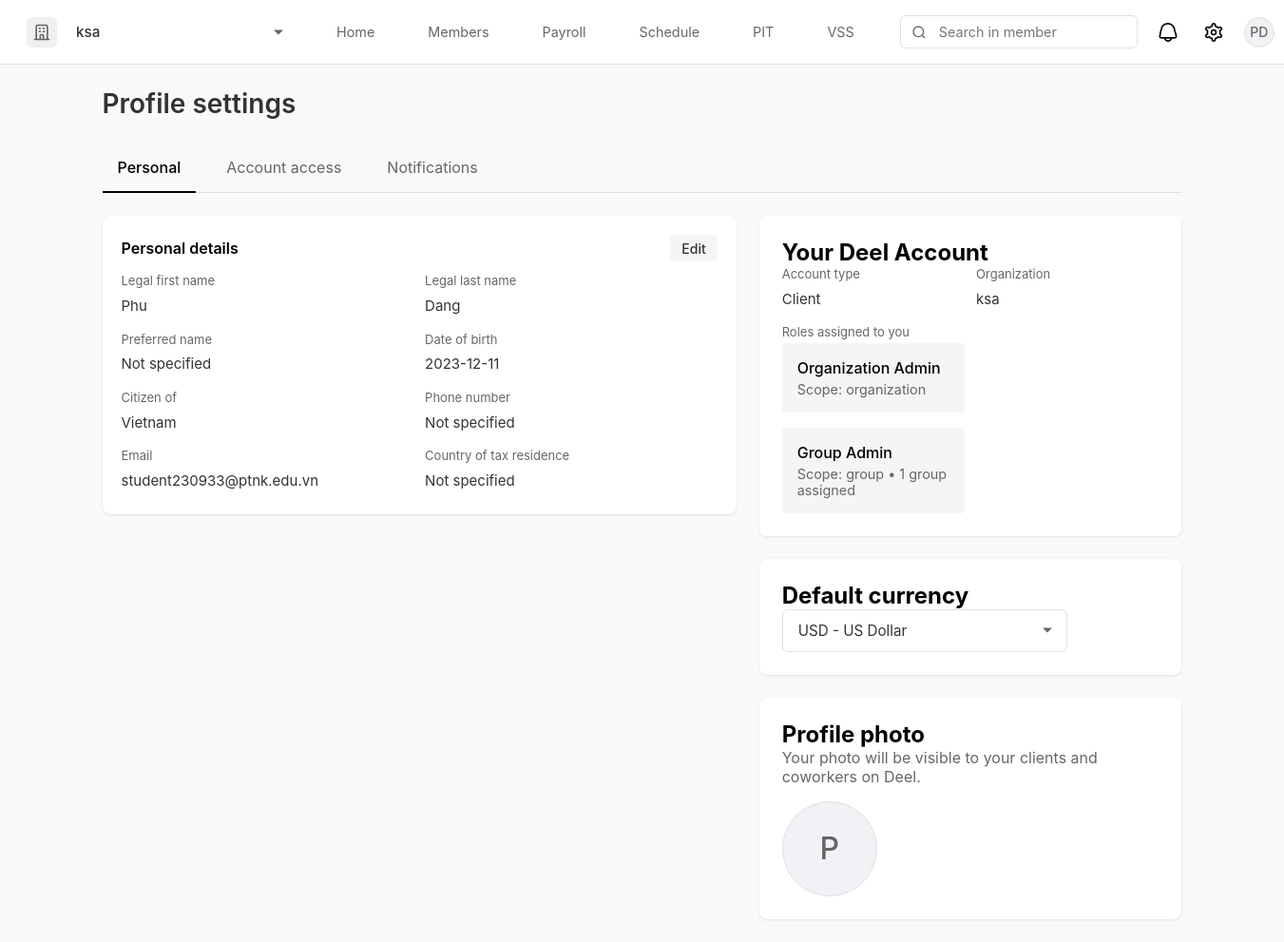
Page /profile/settings (signed in) on the earlier database version.
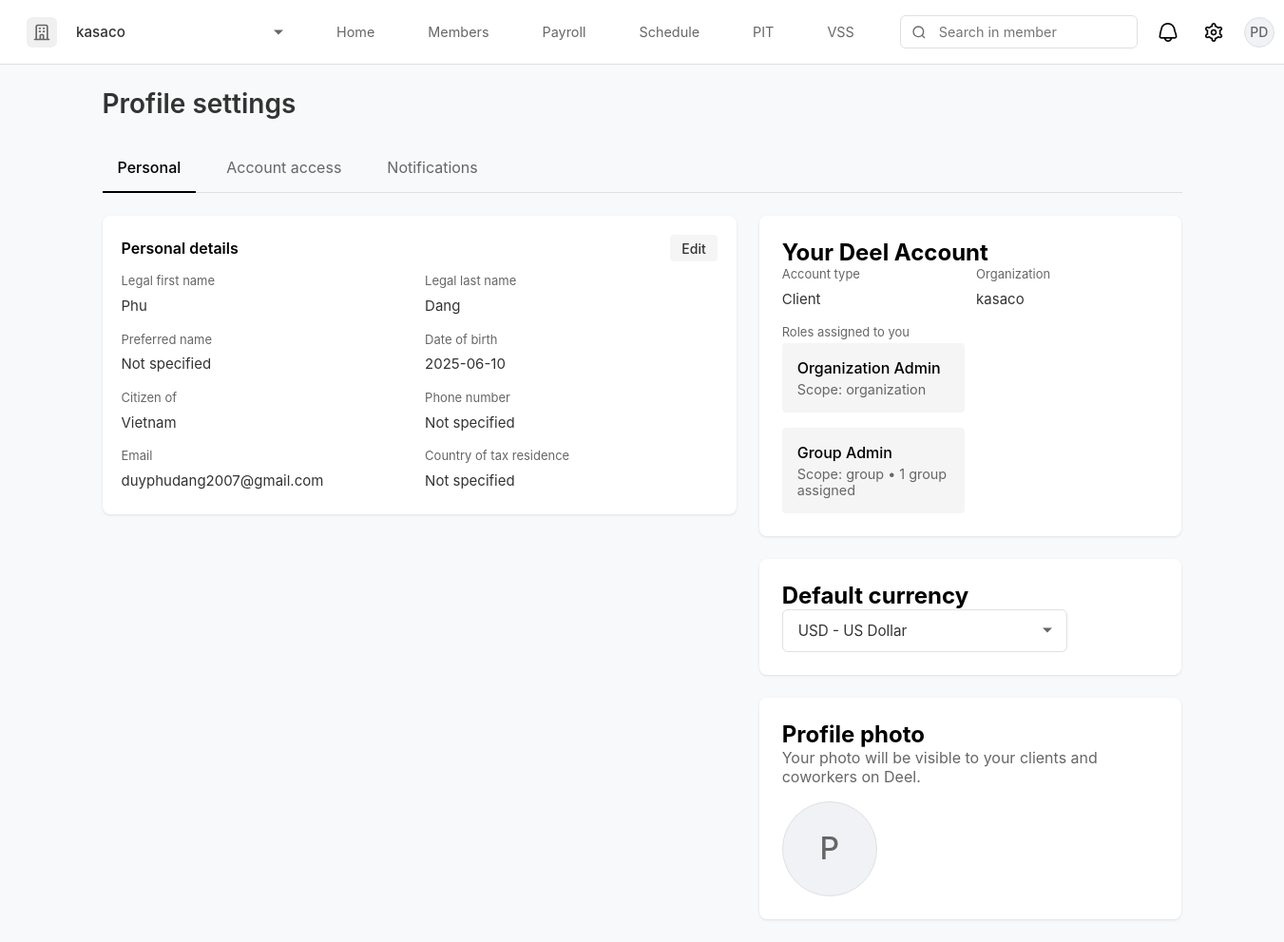
Same page on the later database version.
### app.py (models this page shows, shortened)
class Organization(db.Model):
    id = db.Column(db.Integer, primary_key=True)
    name = db.Column(db.String(120), nullable=False)
    industry = db.Column(db.String(80))
    size = db.Column(db.String(50))
    location = db.Column(db.String(120))
    logo_url = db.Column(db.String(255))
    created_at = db.Column(db.DateTime, default=datetime.utcnow)
    users = db.relationship('User', backref='org', lazy=True)

class User(db.Model):
    id = db.Column(db.Integer, primary_key=True)
    email = db.Column(db.String(120), unique=True, nullable=False)
    password = db.Column(db.String(80), nullable=False)
    first_name = db.Column(db.String(80))
    last_name = db.Column(db.String(80))
    preferred_name = db.Column(db.String(80))
    date_of_birth = db.Column(db.String(20))
    citizenship = db.Column(db.String(80))
    phone = db.Column(db.String(20))
    tax_residence = db.Column(db.String(80))
    department = db.Column(db.String(80))
    job_title = db.Column(db.String(80))
    seniority_level = db.Column(db.String(80))
    created_at = db.Column(db.DateTime, default=datetime.utcnow)
    profile_completed = db.Column(db.Boolean, default=False)
    organization_id = db.Column(db.Integer, db.ForeignKey('organization.id'))
    organization = db.relationship('Organization')
    avatar_url = db.Column(db.String(255))
    reset_token = db.Column(db.String(100), unique=True)
    reset_token_expiry = db.Column(db.DateTime)

### app.py (the view)
@app.route('/profile/settings')
def profile_settings():
    if 'user_id' not in session:
        return redirect('/login')
    user = User.query.get(session['user_id'])
    if not user:
        session.pop('user_id', None)
        return redirect('/login')
    return render_template('profile_settings.html', user=user)

### app.py (called while the page is built)
@app.context_processor
def inject_organization():
    if 'user_id' in session:
        user = User.query.get(session['user_id'])
        if user and user.organization_id:
            organization = Organization.query.get(user.organization_id)
            return {'organization': organization}
    return {'organization': None}

### templates/profile_settings.html (shortened to what this page needs)
{% extends "base.html" %}
{% block content %}
<div class="settings-container">
    <h1 class="settings-title">Profile settings</h1>
    <div class="settings-nav">
        <a href="/profile/settings" class="settings-tab active">Personal</a>
        <a href="/profile/account-access" class="settings-tab">Account access</a>
        <a href="#" class="settings-tab">Notifications</a>
    </div>
    <div class="settings-content">
        <div class="left-column">
            <div class="section-header">
                <h2>Personal details</h2>
                <button class="edit-button" onclick="window.location.href='/profile/edit-personal-details'">Edit</button>
            </div>
            <div class="details-grid">
                <div class="detail-item">
                    <label>Legal first name</label>
                    <div class="detail-value">{{ user.first_name }}</div>
                </div>
                <div class="detail-item">
                    <label>Legal last name</label>
                    <div class="detail-value">{{ user.last_name }}</div>
                </div>
                <div class="detail-item">
                    <label>Preferred name</label>
                    <div class="detail-value">{{ user.preferred_name or 'Not specified' }}</div>
                </div>
                <div class="detail-item">
                    <label>Date of birth</label>
                    <div class="detail-value">{{ user.date_of_birth or 'Not specified' }}</div>
                </div>
                <div class="detail-item">
                    <label>Citizen of</label>
                    <div class="detail-value">{{ user.citizenship or 'Not specified' }}</div>
                </div>
                <div class="detail-item">
                    <label>Phone number</label>
                    <div class="detail-value">{{ user.phone or 'Not specified' }}</div>
                </div>
                <div class="detail-item">
                    <label>Email</label>
                    <div class="detail-value">{{ user.email }}</div>
                </div>
                <div class="detail-item">
                    <label>Country of tax residence</label>
                    <div class="detail-value">{{ user.tax_residence or 'Not specified' }}</div>
                </div>
            </div>
        </div>
        <div class="right-column">
        <div class="settings-section">
            <h2>Your Deel Account</h2>
            <div class="details-grid">
                <div class="detail-item">
                    <label>Account type</label>
                    <div class="detail-value">Client</div>
                </div>
                <div class="detail-item">
                    <label>Organization</label>
                    <div class="detail-value">{{ organization.name if organization else 'Not specified' }}</div>
                </div>
                <div class="detail-item wide">
                    <label>Roles assigned to you</label>
                    <div class="roles-list">
                        <div class="role-item">
                            <div class="role-title">Organization Admin</div>
                            <div class="role-scope">Scope: organization</div>
                        </div>
                        <div class="role-item">
                            <div class="role-title">Group Admin</div>
                            <div class="role-scope">Scope: group • 1 group assigned</div>
                        </div>
                    </div>
                </div>
            </div>
        </div>
        <div class="settings-section">
            <h2>Default currency</h2>
            <div class="currency-selector">
                <select class="form-select">
                        <option value="USD">USD - US Dollar</option>
                </select>
            </div>
        </div>
        <div class="settings-section">
            <h2>Profile photo</h2>
            <p class="photo-description">Your photo will be visible to your clients and coworkers on Deel.</p>
            <div class="profile-photo-upload">
                    {% if user and user.avatar_url %}
                        <img src="{{ user.avatar_url }}" alt="Profile photo">
                    {% else %}
                        <div class="avatar-initials">
                            {{ user.first_name[0] if user.first_name else 'U' }}
                        </div>
                    {% endif %}
                </div>
            </div>
        </div>
    </div>
</div>
{% endblock %}

### templates/base.html (shortened to what this page needs)
<!DOCTYPE html>
<html lang="en">
<head>
    <link rel="stylesheet" href="https://cdn.jsdelivr.net/npm/flatpickr/dist/flatpickr.min.css">
</head>
<body>
    {% if not hide_navbar %}
    <nav class="navbar">
        <div class="company-section">
            <div class="company-logo">
                <svg xmlns="http://www.w3.org/2000/svg" fill="none" viewBox="0 0 24 24" stroke="currentColor">
                    <path stroke-linecap="round" stroke-linejoin="round" stroke-width="2" d="M19 21V5a2 2 0 00-2-2H7a2 2 0 00-2 2v16m14 0h2m-2 0h-5m-9 0H3m2 0h5M9 7h1m-1 4h1m4-4h1m-1 4h1m-5 10v-5a1 1 0 011-1h2a1 1 0 011 1v5m-4 0h4" />
                </svg>
            </div>
            <select class="company-select" onchange="if(this.value === 'add') window.location.href='/organization/setup';">
                <option value="{{ organization.id if organization else '' }}">{{ organization.name if organization else 'Select organization' }}</option>
            </select>
        </div>
        <div class="nav-links">
            <a href="/" class="nav-link {% if request.path == '/' %}active{% endif %}">Home</a>
            <a href="/members" class="nav-link {% if request.path == '/members' %}active{% endif %}">Members</a>
            <a href="#" class="nav-link {% if request.path == '/payroll' %}active{% endif %}">Payroll</a>
            <a href="#" class="nav-link {% if request.path == '/schedule' %}active{% endif %}">Schedule</a>
            <a href="#" class="nav-link {% if request.path == '/pit' %}active{% endif %}">PIT</a>
            <a href="#" class="nav-link {% if request.path == '/vss' %}active{% endif %}">VSS</a>
        </div>
        <div class="search-section">
            <div class="search-bar-wrapper">
                <div class="search-icon">
                    <svg viewBox="0 0 24 24" fill="none" stroke="currentColor" stroke-width="2">
                        <circle cx="11" cy="11" r="8"></circle>
                        <path d="M21 21l-4.35-4.35"></path>
                    </svg>
                </div>
                <input type="text" class="search-bar" placeholder="Search in member">
            </div>
            <div class="user-profile">
                <div class="notification-icon">
                    <img src="{{ url_for('static', filename='images/bell.png') }}" alt="Notifications">
                </div>
                <a href="/settings" class="settings-icon">
                    <img src="{{ url_for('static', filename='images/settings.png') }}" alt="Settings">
                </a>
                <div class="profile-pic" id="profileButton">
                    {% if user and user.avatar_url %}
                        <img src="{{ user.avatar_url }}" alt="Profile" style="width: 100%; height: 100%; object-fit: cover;">
                    {% else %}
                        <div class="avatar-initials">
                            {% if user %}
                                {% if user.preferred_name %}
                                    {{ user.preferred_name[0].upper() }}
                                {% elif user.first_name and user.last_name %}
                                    {{ (user.first_name[0] + user.last_name[0]).upper() }}
                                {% elif user.first_name %}
                                    {{ user.first_name[0].upper() }}
                                {% elif user.email %}
                                    {{ user.email[0].upper() }}
                                {% else %}
                                    U
                                {% endif %}
                            {% else %}
                                G
                            {% endif %}
                        </div>
                    {% endif %}
                </div>
            </div>
        </div>
    </nav>
    {% endif %}
    {% block content %}{% endblock %}
</body>
</html>

### templates/base.html (style rules this page uses)
* { margin: 0; padding: 0; box-sizing: border-box; font-family: -apple-system, BlinkMacSystemFont, 'Segoe UI', Roboto, Oxygen, Ubuntu, Cantarell, sans-serif; }
body { background-color: #f8f9fa; min-height: 100vh; }
.navbar { background: white; padding: 0.75rem 1.5rem; border-bottom: 1px solid #e0e0e0; display: flex; align-items: center; gap: 2rem; position: sticky; top: 0; z-index: 100; }
.company-section { display: flex; align-items: center; gap: 0.75rem; padding: 0.25rem; position: relative; cursor: pointer; border-radius: 6px; transition: all 0.2s; }
.company-logo { width: 32px; height: 32px; display: flex; align-items: center; justify-content: center; background-color: #f0f0f0; border-radius: 6px; }
.company-logo svg { width: 20px; height: 20px; color: #666; }
.company-select { appearance: none; -webkit-appearance: none; -moz-appearance: none; background: transparent; border: none; padding: 0.5rem; padding-right: 1.5rem; font-size: 0.95rem; color: #333; cursor: pointer; min-width: 200px; font-weight: 500; }
.company-section::after { content: ''; position: absolute; right: 0.5rem; top: 50%; transform: translateY(-50%); width: 0; height: 0; border-left: 5px solid transparent; border-right: 5px solid transparent; border-top: 5px solid #666; }
select option { padding: 0.75rem 1rem; font-size: 0.95rem; }
.nav-links { display: flex; gap: 1.5rem; align-items: center; }
.nav-link { color: #666; text-decoration: none; font-size: 0.9rem; padding: 0.75rem 1rem; border-radius: 6px; transition: all 0.2s; position: relative; }
.search-section { margin-left: auto; display: flex; align-items: center; gap: 1rem; }
.search-bar-wrapper { position: relative; display: flex; align-items: center; }
.search-bar { padding: 0.5rem 1rem; padding-left: 2.5rem; border: 1px solid #e0e0e0; border-radius: 6px; width: 250px; font-size: 0.9rem; background: white; }
.search-icon { position: absolute; left: 0.75rem; color: #666; display: flex; align-items: center; justify-content: center; }
.search-icon svg { width: 16px; height: 16px; }
.user-profile { display: flex; align-items: center; gap: 1rem; position: relative; }
.notification-icon, .settings-icon { width: 32px; height: 32px; display: flex; align-items: center; justify-content: center; color: #666; cursor: pointer; padding: 0.5rem; border-radius: 50%; transition: all 0.2s; }
.notification-icon img { width: 20px; height: 20px; object-fit: contain; transition: all 0.2s; }
.settings-icon img { width: 20px; height: 20px; object-fit: contain; transition: all 0.2s; }
.profile-pic { width: 32px; height: 32px; border-radius: 50%; cursor: pointer; overflow: hidden; border: 1px solid #e0e0e0; background-color: #f0f2f5; display: flex; align-items: center; justify-content: center; }
.avatar-initials { font-size: 0.875rem; color: #666; font-weight: 500; display: flex; align-items: center; justify-content: center; width: 100%; height: 100%; text-transform: uppercase; }

Differences in the rows shown:
changed Organization: name "ksa" → "kasaco"
changed User "Phu": date_of_birth "2023-12-11" → "2025-06-10"; email "student230933@ptnk.edu.vn" → "duyphudang2007@gmail.com"
